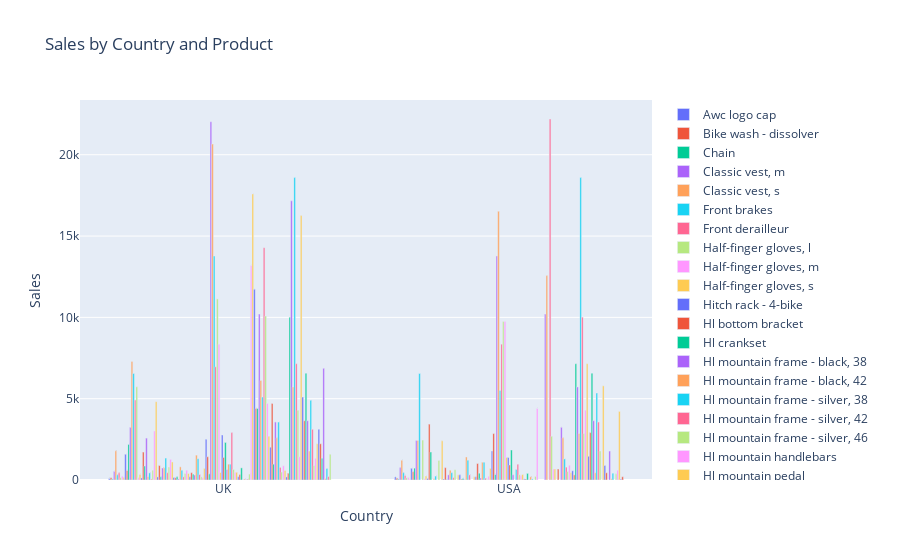

The code cell stored with this chart in its notebook:
### Code cell
import plotly.graph_objects as go


sales_country_product = (
    sales_data.groupby(["CountryRegion", "Name"])["LineTotal"]
    .sum()
    .reset_index()
)

fig = go.Figure()

for product in sales_country_product["Name"].unique():
    product_data = sales_country_product[sales_country_product["Name"] == product]
    fig.add_trace(
        go.Bar(
            x=product_data["CountryRegion"],
            y=product_data["LineTotal"],
            name=product,
            hovertemplate="<b>Product:</b> %{text}<br><b>Sales:</b> %{y}<extra></extra>",
            text=product_data["Name"],  
        )
    )

fig.update_layout(
    barmode="group",  
    title="Sales by Country and Product",
    xaxis_title="Country",
    yaxis_title="Sales",
)

fig.show()

### Figure 1 — Plotly figure (JSON) as saved in the notebook; plotly's stock layout.template omitted (floating-point values rounded to 4 significant figures)
{"data": [{"hovertemplate": "<b>Product:</b> %{text}<br><b>Sales:</b> %{y}<extra></extra>", "name": "Awc logo cap", "text": ["Awc logo cap", "Awc logo cap"], "type": "bar", "x": ["UK", "USA"], "y": [91.7, 185.7]}, {"hovertemplate": "<b>Product:</b> %{text}<br><b>Sales:</b> %{y}<extra></extra>", "name": "Bike wash - dissolver", "text": ["Bike wash - dissolver", "Bike wash - dissolver"], "type": "bar", "x": ["UK", "USA"], "y": [137.4, 114.5]}, {"hovertemplate": "<b>Product:</b> %{text}<br><b>Sales:</b> %{y}<extra></extra>", "name": "Chain", "text": ["Chain", "Chain"], "type": "bar", "x": ["UK", "USA"], "y": [48.58, 48.58]}, {"hovertemplate": "<b>Product:</b> %{text}<br><b>Sales:</b> %{y}<extra></extra>", "name": "Classic vest, m", "text": ["Classic vest, m", "Classic vest, m"], "type": "bar", "x": ["UK", "USA"], "y": [533.4, 762.0]}, {"hovertemplate": "<b>Product:</b> %{text}<br><b>Sales:</b> %{y}<extra></extra>", "name": "Classic vest, s", "text": ["Classic vest, s", "Classic vest, s"], "type": "bar", "x": ["UK", "USA"], "y": [1793.0, 1222.0]}, {"hovertemplate": "<b>Product:</b> %{text}<br><b>Sales:</b> %{y}<extra></extra>", "name": "Front brakes", "text": ["Front brakes", "Front brakes"], "type": "bar", "x": ["UK", "USA"], "y": [319.5, 447.3]}, {"hovertemplate": "<b>Product:</b> %{text}<br><b>Sales:</b> %{y}<extra></extra>", "name": "Front derailleur", "text": ["Front derailleur", "Front derailleur"], "type": "bar", "x": ["UK", "USA"], "y": [439.2, 274.5]}, {"hovertemplate": "<b>Product:</b> %{text}<br><b>Sales:</b> %{y}<extra></extra>", "name": "Half-finger gloves, l", "text": ["Half-finger gloves, l", "Half-finger gloves, l"], "type": "bar", "x": ["UK", "USA"], "y": [146.9, 132.2]}, {"hovertemplate": "<b>Product:</b> %{text}<br><b>Sales:</b> %{y}<extra></extra>", "name": "Half-finger gloves, m", "text": ["Half-finger gloves, m", "Half-finger gloves, m"], "type": "bar", "x": ["UK", "USA"], "y": [235.1, 146.9]}, {"hovertemplate": "<b>Product:</b> %{text}<br><b>Sales:</b> %{y}<extra></extra>", "name": "Half-finger gloves, s", "text": ["Half-finger gloves, s", "Half-finger gloves, s"], "type": "bar", "x": ["UK", "USA"], "y": [146.9, 29.39]}, {"hovertemplate": "<b>Product:</b> %{text}<br><b>Sales:</b> %{y}<extra></extra>", "name": "Hitch rack - 4-bike", "text": ["Hitch rack - 4-bike", "Hitch rack - 4-bike"], "type": "bar", "x": ["UK", "USA"], "y": [1584.0, 720.0]}, {"hovertemplate": "<b>Product:</b> %{text}<br><b>Sales:</b> %{y}<extra></extra>", "name": "Hl bottom bracket", "text": ["Hl bottom bracket", "Hl bottom bracket"], "type": "bar", "x": ["UK", "USA"], "y": [583.2, 510.3]}, {"hovertemplate": "<b>Product:</b> %{text}<br><b>Sales:</b> %{y}<extra></extra>", "name": "Hl crankset", "text": ["Hl crankset", "Hl crankset"], "type": "bar", "x": ["UK", "USA"], "y": [2187.0, 729.0]}, {"hovertemplate": "<b>Product:</b> %{text}<br><b>Sales:</b> %{y}<extra></extra>", "name": "Hl mountain frame - black, 38", "text": ["Hl mountain frame - black, 38", "Hl mountain frame - black, 38"], "type": "bar", "x": ["UK", "USA"], "y": [3239.0, 2429.0]}, {"hovertemplate": "<b>Product:</b> %{text}<br><b>Sales:</b> %{y}<extra></extra>", "name": "Hl mountain frame - black, 42", "text": ["Hl mountain frame - black, 42", "Hl mountain frame - black, 42"], "type": "bar", "x": ["UK", "USA"], "y": [7288.0, 2429.0]}, {"hovertemplate": "<b>Product:</b> %{text}<br><b>Sales:</b> %{y}<extra></extra>", "name": "Hl mountain frame - silver, 38", "text": ["Hl mountain frame - silver, 38", "Hl mountain frame - silver, 38"], "type": "bar", "x": ["UK", "USA"], "y": [6550.0, 6550.0]}, {"hovertemplate": "<b>Product:</b> %{text}<br><b>Sales:</b> %{y}<extra></extra>", "name": "Hl mountain frame - silver, 42", "text": ["Hl mountain frame - silver, 42"], "type": "bar", "x": ["UK"], "y": [4912.0]}, {"hovertemplate": "<b>Product:</b> %{text}<br><b>Sales:</b> %{y}<extra></extra>", "name": "Hl mountain frame - silver, 46", "text": ["Hl mountain frame - silver, 46", "Hl mountain frame - silver, 46"], "type": "bar", "x": ["UK", "USA"], "y": [5731.0, 2456.0]}, {"hovertemplate": "<b>Product:</b> %{text}<br><b>Sales:</b> %{y}<extra></extra>", "name": "Hl mountain handlebars", "text": ["Hl mountain handlebars", "Hl mountain handlebars"], "type": "bar", "x": ["UK", "USA"], "y": [144.3, 72.16]}, {"hovertemplate": "<b>Product:</b> %{text}<br><b>Sales:</b> %{y}<extra></extra>", "name": "Hl mountain pedal", "text": ["Hl mountain pedal", "Hl mountain pedal"], "type": "bar", "x": ["UK", "USA"], "y": [340.2, 243.0]}, {"hovertemplate": "<b>Product:</b> %{text}<br><b>Sales:</b> %{y}<extra></extra>", "name": "Hl mountain seat/saddle", "text": ["Hl mountain seat/saddle", "Hl mountain seat/saddle"], "type": "bar", "x": ["UK", "USA"], "y": [126.3, 94.75]}, {"hovertemplate": "<b>Product:</b> %{text}<br><b>Sales:</b> %{y}<extra></extra>", "name": "Hl road frame - black, 44", "text": ["Hl road frame - black, 44", "Hl road frame - black, 44"], "type": "bar", "x": ["UK", "USA"], "y": [1718.0, 3436.0]}, {"hovertemplate": "<b>Product:</b> %{text}<br><b>Sales:</b> %{y}<extra></extra>", "name": "Hl road frame - red, 44", "text": ["Hl road frame - red, 44", "Hl road frame - red, 44"], "type": "bar", "x": ["UK", "USA"], "y": [858.9, 1718.0]}, {"hovertemplate": "<b>Product:</b> %{text}<br><b>Sales:</b> %{y}<extra></extra>", "name": "Hl road frame - red, 62", "text": ["Hl road frame - red, 62"], "type": "bar", "x": ["UK"], "y": [2577.0]}, {"hovertemplate": "<b>Product:</b> %{text}<br><b>Sales:</b> %{y}<extra></extra>", "name": "Hl road handlebars", "text": ["Hl road handlebars", "Hl road handlebars"], "type": "bar", "x": ["UK", "USA"], "y": [216.5, 72.16]}, {"hovertemplate": "<b>Product:</b> %{text}<br><b>Sales:</b> %{y}<extra></extra>", "name": "Hl road pedal", "text": ["Hl road pedal", "Hl road pedal"], "type": "bar", "x": ["UK", "USA"], "y": [437.3, 243.0]}, {"hovertemplate": "<b>Product:</b> %{text}<br><b>Sales:</b> %{y}<extra></extra>", "name": "Hl road seat/saddle", "text": ["Hl road seat/saddle"], "type": "bar", "x": ["UK"], "y": [63.17]}, {"hovertemplate": "<b>Product:</b> %{text}<br><b>Sales:</b> %{y}<extra></extra>", "name": "Hl touring frame - blue, 60", "text": ["Hl touring frame - blue, 60", "Hl touring frame - blue, 60"], "type": "bar", "x": ["UK", "USA"], "y": [602.3, 1205.0]}, {"hovertemplate": "<b>Product:</b> %{text}<br><b>Sales:</b> %{y}<extra></extra>", "name": "Hl touring frame - yellow, 54", "text": ["Hl touring frame - yellow, 54"], "type": "bar", "x": ["UK"], "y": [3012.0]}, {"hovertemplate": "<b>Product:</b> %{text}<br><b>Sales:</b> %{y}<extra></extra>", "name": "Hl touring frame - yellow, 60", "text": ["Hl touring frame - yellow, 60", "Hl touring frame - yellow, 60"], "type": "bar", "x": ["UK", "USA"], "y": [4819.0, 2409.0]}, {"hovertemplate": "<b>Product:</b> %{text}<br><b>Sales:</b> %{y}<extra></extra>", "name": "Hl touring seat/saddle", "text": ["Hl touring seat/saddle", "Hl touring seat/saddle"], "type": "bar", "x": ["UK", "USA"], "y": [189.5, 63.17]}, {"hovertemplate": "<b>Product:</b> %{text}<br><b>Sales:</b> %{y}<extra></extra>", "name": "Hydration pack - 70 oz.", "text": ["Hydration pack - 70 oz.", "Hydration pack - 70 oz."], "type": "bar", "x": ["UK", "USA"], "y": [890.8, 758.9]}, {"hovertemplate": "<b>Product:</b> %{text}<br><b>Sales:</b> %{y}<extra></extra>", "name": "Ll bottom bracket", "text": ["Ll bottom bracket", "Ll bottom bracket"], "type": "bar", "x": ["UK", "USA"], "y": [194.4, 32.39]}, {"hovertemplate": "<b>Product:</b> %{text}<br><b>Sales:</b> %{y}<extra></extra>", "name": "Ll crankset", "text": ["Ll crankset", "Ll crankset"], "type": "bar", "x": ["UK", "USA"], "y": [737.1, 315.9]}, {"hovertemplate": "<b>Product:</b> %{text}<br><b>Sales:</b> %{y}<extra></extra>", "name": "Ll mountain frame - black, 42", "text": ["Ll mountain frame - black, 42", "Ll mountain frame - black, 42"], "type": "bar", "x": ["UK", "USA"], "y": [749.4, 599.5]}, {"hovertemplate": "<b>Product:</b> %{text}<br><b>Sales:</b> %{y}<extra></extra>", "name": "Ll mountain frame - black, 44", "text": ["Ll mountain frame - black, 44", "Ll mountain frame - black, 44"], "type": "bar", "x": ["UK", "USA"], "y": [1349.0, 449.6]}, {"hovertemplate": "<b>Product:</b> %{text}<br><b>Sales:</b> %{y}<extra></extra>", "name": "Ll mountain frame - black, 48", "text": ["Ll mountain frame - black, 48", "Ll mountain frame - black, 48"], "type": "bar", "x": ["UK", "USA"], "y": [449.6, 149.9]}, {"hovertemplate": "<b>Product:</b> %{text}<br><b>Sales:</b> %{y}<extra></extra>", "name": "Ll mountain frame - silver, 40", "text": ["Ll mountain frame - silver, 40", "Ll mountain frame - silver, 40"], "type": "bar", "x": ["UK", "USA"], "y": [792.2, 633.7]}, {"hovertemplate": "<b>Product:</b> %{text}<br><b>Sales:</b> %{y}<extra></extra>", "name": "Ll mountain frame - silver, 42", "text": ["Ll mountain frame - silver, 42"], "type": "bar", "x": ["UK"], "y": [1267.0]}, {"hovertemplate": "<b>Product:</b> %{text}<br><b>Sales:</b> %{y}<extra></extra>", "name": "Ll mountain frame - silver, 44", "text": ["Ll mountain frame - silver, 44", "Ll mountain frame - silver, 44"], "type": "bar", "x": ["UK", "USA"], "y": [1109.0, 316.9]}, {"hovertemplate": "<b>Product:</b> %{text}<br><b>Sales:</b> %{y}<extra></extra>", "name": "Ll mountain frame - silver, 52", "text": ["Ll mountain frame - silver, 52", "Ll mountain frame - silver, 52"], "type": "bar", "x": ["UK", "USA"], "y": [158.4, 316.9]}, {"hovertemplate": "<b>Product:</b> %{text}<br><b>Sales:</b> %{y}<extra></extra>", "name": "Ll mountain handlebars", "text": ["Ll mountain handlebars", "Ll mountain handlebars"], "type": "bar", "x": ["UK", "USA"], "y": [133.6, 53.45]}, {"hovertemplate": "<b>Product:</b> %{text}<br><b>Sales:</b> %{y}<extra></extra>", "name": "Ll mountain pedal", "text": ["Ll mountain pedal", "Ll mountain pedal"], "type": "bar", "x": ["UK", "USA"], "y": [194.4, 97.18]}, {"hovertemplate": "<b>Product:</b> %{text}<br><b>Sales:</b> %{y}<extra></extra>", "name": "Ll mountain seat/saddle", "text": ["Ll mountain seat/saddle", "Ll mountain seat/saddle"], "type": "bar", "x": ["UK", "USA"], "y": [65.09, 32.54]}, {"hovertemplate": "<b>Product:</b> %{text}<br><b>Sales:</b> %{y}<extra></extra>", "name": "Ll road frame - black, 52", "text": ["Ll road frame - black, 52", "Ll road frame - black, 52"], "type": "bar", "x": ["UK", "USA"], "y": [809.3, 1416.0]}, {"hovertemplate": "<b>Product:</b> %{text}<br><b>Sales:</b> %{y}<extra></extra>", "name": "Ll road frame - black, 58", "text": ["Ll road frame - black, 58", "Ll road frame - black, 58"], "type": "bar", "x": ["UK", "USA"], "y": [607.0, 1214.0]}, {"hovertemplate": "<b>Product:</b> %{text}<br><b>Sales:</b> %{y}<extra></extra>", "name": "Ll road pedal", "text": ["Ll road pedal", "Ll road pedal"], "type": "bar", "x": ["UK", "USA"], "y": [194.4, 315.8]}, {"hovertemplate": "<b>Product:</b> %{text}<br><b>Sales:</b> %{y}<extra></extra>", "name": "Ll touring frame - blue, 50", "text": ["Ll touring frame - blue, 50"], "type": "bar", "x": ["UK"], "y": [400.1]}, {"hovertemplate": "<b>Product:</b> %{text}<br><b>Sales:</b> %{y}<extra></extra>", "name": "Ll touring frame - blue, 54", "text": ["Ll touring frame - blue, 54"], "type": "bar", "x": ["UK"], "y": [600.2]}, {"hovertemplate": "<b>Product:</b> %{text}<br><b>Sales:</b> %{y}<extra></extra>", "name": "Ll touring frame - yellow, 44", "text": ["Ll touring frame - yellow, 44", "Ll touring frame - yellow, 44"], "type": "bar", "x": ["UK", "USA"], "y": [400.1, 200.1]}, {"hovertemplate": "<b>Product:</b> %{text}<br><b>Sales:</b> %{y}<extra></extra>", "name": "Ll touring frame - yellow, 50", "text": ["Ll touring frame - yellow, 50", "Ll touring frame - yellow, 50"], "type": "bar", "x": ["UK", "USA"], "y": [200.1, 200.1]}, {"hovertemplate": "<b>Product:</b> %{text}<br><b>Sales:</b> %{y}<extra></extra>", "name": "Long-sleeve logo jersey, l", "text": ["Long-sleeve logo jersey, l", "Long-sleeve logo jersey, l"], "type": "bar", "x": ["UK", "USA"], "y": [449.9, 1014.0]}, {"hovertemplate": "<b>Product:</b> %{text}<br><b>Sales:</b> %{y}<extra></extra>", "name": "Long-sleeve logo jersey, m", "text": ["Long-sleeve logo jersey, m", "Long-sleeve logo jersey, m"], "type": "bar", "x": ["UK", "USA"], "y": [359.9, 419.9]}, {"hovertemplate": "<b>Product:</b> %{text}<br><b>Sales:</b> %{y}<extra></extra>", "name": "Long-sleeve logo jersey, xl", "text": ["Long-sleeve logo jersey, xl", "Long-sleeve logo jersey, xl"], "type": "bar", "x": ["UK", "USA"], "y": [299.9, 120.0]}, {"hovertemplate": "<b>Product:</b> %{text}<br><b>Sales:</b> %{y}<extra></extra>", "name": "Ml mountain frame-w - silver, 40", "text": ["Ml mountain frame-w - silver, 40", "Ml mountain frame-w - silver, 40"], "type": "bar", "x": ["UK", "USA"], "y": [1529.0, 1092.0]}, {"hovertemplate": "<b>Product:</b> %{text}<br><b>Sales:</b> %{y}<extra></extra>", "name": "Ml mountain frame-w - silver, 42", "text": ["Ml mountain frame-w - silver, 42", "Ml mountain frame-w - silver, 42"], "type": "bar", "x": ["UK", "USA"], "y": [1311.0, 1092.0]}, {"hovertemplate": "<b>Product:</b> %{text}<br><b>Sales:</b> %{y}<extra></extra>", "name": "Ml mountain handlebars", "text": ["Ml mountain handlebars", "Ml mountain handlebars"], "type": "bar", "x": ["UK", "USA"], "y": [334.4, 111.5]}, {"hovertemplate": "<b>Product:</b> %{text}<br><b>Sales:</b> %{y}<extra></extra>", "name": "Ml mountain pedal", "text": ["Ml mountain pedal", "Ml mountain pedal"], "type": "bar", "x": ["UK", "USA"], "y": [186.3, 37.25]}, {"hovertemplate": "<b>Product:</b> %{text}<br><b>Sales:</b> %{y}<extra></extra>", "name": "Ml mountain seat/saddle", "text": ["Ml mountain seat/saddle", "Ml mountain seat/saddle"], "type": "bar", "x": ["UK", "USA"], "y": [140.9, 234.8]}, {"hovertemplate": "<b>Product:</b> %{text}<br><b>Sales:</b> %{y}<extra></extra>", "name": "Ml road frame-w - yellow, 38", "text": ["Ml road frame-w - yellow, 38", "Ml road frame-w - yellow, 38"], "type": "bar", "x": ["UK", "USA"], "y": [713.8, 713.8]}, {"hovertemplate": "<b>Product:</b> %{text}<br><b>Sales:</b> %{y}<extra></extra>", "name": "Ml road frame-w - yellow, 44", "text": ["Ml road frame-w - yellow, 44", "Ml road frame-w - yellow, 44"], "type": "bar", "x": ["UK", "USA"], "y": [2498.0, 1784.0]}, {"hovertemplate": "<b>Product:</b> %{text}<br><b>Sales:</b> %{y}<extra></extra>", "name": "Ml road frame-w - yellow, 48", "text": ["Ml road frame-w - yellow, 48", "Ml road frame-w - yellow, 48"], "type": "bar", "x": ["UK", "USA"], "y": [1428.0, 2855.0]}, {"hovertemplate": "<b>Product:</b> %{text}<br><b>Sales:</b> %{y}<extra></extra>", "name": "Ml road pedal", "text": ["Ml road pedal", "Ml road pedal"], "type": "bar", "x": ["UK", "USA"], "y": [372.5, 335.3]}, {"hovertemplate": "<b>Product:</b> %{text}<br><b>Sales:</b> %{y}<extra></extra>", "name": "Mountain-200 black, 38", "text": ["Mountain-200 black, 38", "Mountain-200 black, 38"], "type": "bar", "x": ["UK", "USA"], "y": [22030.0, 13770.0]}, {"hovertemplate": "<b>Product:</b> %{text}<br><b>Sales:</b> %{y}<extra></extra>", "name": "Mountain-200 black, 42", "text": ["Mountain-200 black, 42", "Mountain-200 black, 42"], "type": "bar", "x": ["UK", "USA"], "y": [20650.0, 16520.0]}, {"hovertemplate": "<b>Product:</b> %{text}<br><b>Sales:</b> %{y}<extra></extra>", "name": "Mountain-200 black, 46", "text": ["Mountain-200 black, 46", "Mountain-200 black, 46"], "type": "bar", "x": ["UK", "USA"], "y": [13770.0, 5508.0]}, {"hovertemplate": "<b>Product:</b> %{text}<br><b>Sales:</b> %{y}<extra></extra>", "name": "Mountain-200 silver, 38", "text": ["Mountain-200 silver, 38", "Mountain-200 silver, 38"], "type": "bar", "x": ["UK", "USA"], "y": [6960.0, 8352.0]}, {"hovertemplate": "<b>Product:</b> %{text}<br><b>Sales:</b> %{y}<extra></extra>", "name": "Mountain-200 silver, 42", "text": ["Mountain-200 silver, 42", "Mountain-200 silver, 42"], "type": "bar", "x": ["UK", "USA"], "y": [11140.0, 9744.0]}, {"hovertemplate": "<b>Product:</b> %{text}<br><b>Sales:</b> %{y}<extra></extra>", "name": "Mountain-200 silver, 46", "text": ["Mountain-200 silver, 46", "Mountain-200 silver, 46"], "type": "bar", "x": ["UK", "USA"], "y": [8352.0, 9744.0]}, {"hovertemplate": "<b>Product:</b> %{text}<br><b>Sales:</b> %{y}<extra></extra>", "name": "Mountain-400-w silver, 38", "text": ["Mountain-400-w silver, 38", "Mountain-400-w silver, 38"], "type": "bar", "x": ["UK", "USA"], "y": [461.7, 1385.0]}, {"hovertemplate": "<b>Product:</b> %{text}<br><b>Sales:</b> %{y}<extra></extra>", "name": "Mountain-400-w silver, 40", "text": ["Mountain-400-w silver, 40", "Mountain-400-w silver, 40"], "type": "bar", "x": ["UK", "USA"], "y": [2770.0, 1385.0]}, {"hovertemplate": "<b>Product:</b> %{text}<br><b>Sales:</b> %{y}<extra></extra>", "name": "Mountain-400-w silver, 42", "text": ["Mountain-400-w silver, 42", "Mountain-400-w silver, 42"], "type": "bar", "x": ["UK", "USA"], "y": [1385.0, 923.4]}, {"hovertemplate": "<b>Product:</b> %{text}<br><b>Sales:</b> %{y}<extra></extra>", "name": "Mountain-400-w silver, 46", "text": ["Mountain-400-w silver, 46", "Mountain-400-w silver, 46"], "type": "bar", "x": ["UK", "USA"], "y": [2308.0, 1847.0]}, {"hovertemplate": "<b>Product:</b> %{text}<br><b>Sales:</b> %{y}<extra></extra>", "name": "Mountain-500 black, 40", "text": ["Mountain-500 black, 40", "Mountain-500 black, 40"], "type": "bar", "x": ["UK", "USA"], "y": [648.0, 324.0]}, {"hovertemplate": "<b>Product:</b> %{text}<br><b>Sales:</b> %{y}<extra></extra>", "name": "Mountain-500 black, 42", "text": ["Mountain-500 black, 42"], "type": "bar", "x": ["UK"], "y": [972.0]}, {"hovertemplate": "<b>Product:</b> %{text}<br><b>Sales:</b> %{y}<extra></extra>", "name": "Mountain-500 black, 44", "text": ["Mountain-500 black, 44", "Mountain-500 black, 44"], "type": "bar", "x": ["UK", "USA"], "y": [972.0, 648.0]}, {"hovertemplate": "<b>Product:</b> %{text}<br><b>Sales:</b> %{y}<extra></extra>", "name": "Mountain-500 black, 48", "text": ["Mountain-500 black, 48", "Mountain-500 black, 48"], "type": "bar", "x": ["UK", "USA"], "y": [2916.0, 972.0]}, {"hovertemplate": "<b>Product:</b> %{text}<br><b>Sales:</b> %{y}<extra></extra>", "name": "Mountain-500 black, 52", "text": ["Mountain-500 black, 52", "Mountain-500 black, 52"], "type": "bar", "x": ["UK", "USA"], "y": [648.0, 324.0]}, {"hovertemplate": "<b>Product:</b> %{text}<br><b>Sales:</b> %{y}<extra></extra>", "name": "Mountain-500 silver, 40", "text": ["Mountain-500 silver, 40", "Mountain-500 silver, 40"], "type": "bar", "x": ["UK", "USA"], "y": [474.6, 271.2]}, {"hovertemplate": "<b>Product:</b> %{text}<br><b>Sales:</b> %{y}<extra></extra>", "name": "Mountain-500 silver, 42", "text": ["Mountain-500 silver, 42", "Mountain-500 silver, 42"], "type": "bar", "x": ["UK", "USA"], "y": [474.6, 339.0]}, {"hovertemplate": "<b>Product:</b> %{text}<br><b>Sales:</b> %{y}<extra></extra>", "name": "Mountain-500 silver, 44", "text": ["Mountain-500 silver, 44", "Mountain-500 silver, 44"], "type": "bar", "x": ["UK", "USA"], "y": [203.4, 67.8]}, {"hovertemplate": "<b>Product:</b> %{text}<br><b>Sales:</b> %{y}<extra></extra>", "name": "Mountain-500 silver, 48", "text": ["Mountain-500 silver, 48", "Mountain-500 silver, 48"], "type": "bar", "x": ["UK", "USA"], "y": [339.0, 67.8]}, {"hovertemplate": "<b>Product:</b> %{text}<br><b>Sales:</b> %{y}<extra></extra>", "name": "Mountain-500 silver, 52", "text": ["Mountain-500 silver, 52", "Mountain-500 silver, 52"], "type": "bar", "x": ["UK", "USA"], "y": [745.8, 406.8]}, {"hovertemplate": "<b>Product:</b> %{text}<br><b>Sales:</b> %{y}<extra></extra>", "name": "Patch kit/8 patches", "text": ["Patch kit/8 patches", "Patch kit/8 patches"], "type": "bar", "x": ["UK", "USA"], "y": [19.24, 8.244]}, {"hovertemplate": "<b>Product:</b> %{text}<br><b>Sales:</b> %{y}<extra></extra>", "name": "Racing socks, l", "text": ["Racing socks, l", "Racing socks, l"], "type": "bar", "x": ["UK", "USA"], "y": [64.73, 199.6]}, {"hovertemplate": "<b>Product:</b> %{text}<br><b>Sales:</b> %{y}<extra></extra>", "name": "Racing socks, m", "text": ["Racing socks, m", "Racing socks, m"], "type": "bar", "x": ["UK", "USA"], "y": [21.58, 59.33]}, {"hovertemplate": "<b>Product:</b> %{text}<br><b>Sales:</b> %{y}<extra></extra>", "name": "Rear brakes", "text": ["Rear brakes"], "type": "bar", "x": ["UK"], "y": [63.9]}, {"hovertemplate": "<b>Product:</b> %{text}<br><b>Sales:</b> %{y}<extra></extra>", "name": "Rear derailleur", "text": ["Rear derailleur", "Rear derailleur"], "type": "bar", "x": ["UK", "USA"], "y": [364.4, 218.6]}, {"hovertemplate": "<b>Product:</b> %{text}<br><b>Sales:</b> %{y}<extra></extra>", "name": "Road-250 black, 44", "text": ["Road-250 black, 44", "Road-250 black, 44"], "type": "bar", "x": ["UK", "USA"], "y": [13190.0, 4398.0]}, {"hovertemplate": "<b>Product:</b> %{text}<br><b>Sales:</b> %{y}<extra></extra>", "name": "Road-250 black, 48", "text": ["Road-250 black, 48"], "type": "bar", "x": ["UK"], "y": [17590.0]}, {"hovertemplate": "<b>Product:</b> %{text}<br><b>Sales:</b> %{y}<extra></extra>", "name": "Road-250 black, 52", "text": ["Road-250 black, 52"], "type": "bar", "x": ["UK"], "y": [11730.0]}, {"hovertemplate": "<b>Product:</b> %{text}<br><b>Sales:</b> %{y}<extra></extra>", "name": "Road-250 black, 58", "text": ["Road-250 black, 58"], "type": "bar", "x": ["UK"], "y": [4398.0]}, {"hovertemplate": "<b>Product:</b> %{text}<br><b>Sales:</b> %{y}<extra></extra>", "name": "Road-250 red, 58", "text": ["Road-250 red, 58"], "type": "bar", "x": ["UK"], "y": [4398.0]}, {"hovertemplate": "<b>Product:</b> %{text}<br><b>Sales:</b> %{y}<extra></extra>", "name": "Road-350-w yellow, 40", "text": ["Road-350-w yellow, 40", "Road-350-w yellow, 40"], "type": "bar", "x": ["UK", "USA"], "y": [10210.0, 10210.0]}, {"hovertemplate": "<b>Product:</b> %{text}<br><b>Sales:</b> %{y}<extra></extra>", "name": "Road-350-w yellow, 42", "text": ["Road-350-w yellow, 42", "Road-350-w yellow, 42"], "type": "bar", "x": ["UK", "USA"], "y": [6124.0, 12570.0]}, {"hovertemplate": "<b>Product:</b> %{text}<br><b>Sales:</b> %{y}<extra></extra>", "name": "Road-350-w yellow, 44", "text": ["Road-350-w yellow, 44"], "type": "bar", "x": ["UK"], "y": [5103.0]}, {"hovertemplate": "<b>Product:</b> %{text}<br><b>Sales:</b> %{y}<extra></extra>", "name": "Road-350-w yellow, 48", "text": ["Road-350-w yellow, 48", "Road-350-w yellow, 48"], "type": "bar", "x": ["UK", "USA"], "y": [14290.0, 22200.0]}, {"hovertemplate": "<b>Product:</b> %{text}<br><b>Sales:</b> %{y}<extra></extra>", "name": "Road-550-w yellow, 38", "text": ["Road-550-w yellow, 38", "Road-550-w yellow, 38"], "type": "bar", "x": ["UK", "USA"], "y": [10080.0, 2689.0]}, {"hovertemplate": "<b>Product:</b> %{text}<br><b>Sales:</b> %{y}<extra></extra>", "name": "Road-550-w yellow, 40", "text": ["Road-550-w yellow, 40", "Road-550-w yellow, 40"], "type": "bar", "x": ["UK", "USA"], "y": [4706.0, 672.3]}, {"hovertemplate": "<b>Product:</b> %{text}<br><b>Sales:</b> %{y}<extra></extra>", "name": "Road-550-w yellow, 42", "text": ["Road-550-w yellow, 42", "Road-550-w yellow, 42"], "type": "bar", "x": ["UK", "USA"], "y": [2689.0, 672.3]}, {"hovertemplate": "<b>Product:</b> %{text}<br><b>Sales:</b> %{y}<extra></extra>", "name": "Road-550-w yellow, 44", "text": ["Road-550-w yellow, 44"], "type": "bar", "x": ["UK"], "y": [2017.0]}, {"hovertemplate": "<b>Product:</b> %{text}<br><b>Sales:</b> %{y}<extra></extra>", "name": "Road-550-w yellow, 48", "text": ["Road-550-w yellow, 48", "Road-550-w yellow, 48"], "type": "bar", "x": ["UK", "USA"], "y": [4706.0, 672.3]}, {"hovertemplate": "<b>Product:</b> %{text}<br><b>Sales:</b> %{y}<extra></extra>", "name": "Road-750 black, 44", "text": ["Road-750 black, 44"], "type": "bar", "x": ["UK"], "y": [972.0]}, {"hovertemplate": "<b>Product:</b> %{text}<br><b>Sales:</b> %{y}<extra></extra>", "name": "Road-750 black, 48", "text": ["Road-750 black, 48", "Road-750 black, 48"], "type": "bar", "x": ["UK", "USA"], "y": [3564.0, 3240.0]}, {"hovertemplate": "<b>Product:</b> %{text}<br><b>Sales:</b> %{y}<extra></extra>", "name": "Road-750 black, 52", "text": ["Road-750 black, 52", "Road-750 black, 52"], "type": "bar", "x": ["UK", "USA"], "y": [2592.0, 2592.0]}, {"hovertemplate": "<b>Product:</b> %{text}<br><b>Sales:</b> %{y}<extra></extra>", "name": "Road-750 black, 58", "text": ["Road-750 black, 58", "Road-750 black, 58"], "type": "bar", "x": ["UK", "USA"], "y": [3564.0, 1296.0]}, {"hovertemplate": "<b>Product:</b> %{text}<br><b>Sales:</b> %{y}<extra></extra>", "name": "Short-sleeve classic jersey, l", "text": ["Short-sleeve classic jersey, l", "Short-sleeve classic jersey, l"], "type": "bar", "x": ["UK", "USA"], "y": [775.3, 791.1]}, {"hovertemplate": "<b>Product:</b> %{text}<br><b>Sales:</b> %{y}<extra></extra>", "name": "Short-sleeve classic jersey, s", "text": ["Short-sleeve classic jersey, s", "Short-sleeve classic jersey, s"], "type": "bar", "x": ["UK", "USA"], "y": [485.9, 518.3]}, {"hovertemplate": "<b>Product:</b> %{text}<br><b>Sales:</b> %{y}<extra></extra>", "name": "Short-sleeve classic jersey, xl", "text": ["Short-sleeve classic jersey, xl", "Short-sleeve classic jersey, xl"], "type": "bar", "x": ["UK", "USA"], "y": [876.7, 907.0]}, {"hovertemplate": "<b>Product:</b> %{text}<br><b>Sales:</b> %{y}<extra></extra>", "name": "Sport-100 helmet, black", "text": ["Sport-100 helmet, black", "Sport-100 helmet, black"], "type": "bar", "x": ["UK", "USA"], "y": [582.3, 449.7]}, {"hovertemplate": "<b>Product:</b> %{text}<br><b>Sales:</b> %{y}<extra></extra>", "name": "Sport-100 helmet, blue", "text": ["Sport-100 helmet, blue", "Sport-100 helmet, blue"], "type": "bar", "x": ["UK", "USA"], "y": [188.9, 568.2]}, {"hovertemplate": "<b>Product:</b> %{text}<br><b>Sales:</b> %{y}<extra></extra>", "name": "Sport-100 helmet, red", "text": ["Sport-100 helmet, red", "Sport-100 helmet, red"], "type": "bar", "x": ["UK", "USA"], "y": [419.9, 314.9]}, {"hovertemplate": "<b>Product:</b> %{text}<br><b>Sales:</b> %{y}<extra></extra>", "name": "Touring-1000 blue, 46", "text": ["Touring-1000 blue, 46", "Touring-1000 blue, 46"], "type": "bar", "x": ["UK", "USA"], "y": [10010.0, 7152.0]}, {"hovertemplate": "<b>Product:</b> %{text}<br><b>Sales:</b> %{y}<extra></extra>", "name": "Touring-1000 blue, 50", "text": ["Touring-1000 blue, 50", "Touring-1000 blue, 50"], "type": "bar", "x": ["UK", "USA"], "y": [17170.0, 5722.0]}, {"hovertemplate": "<b>Product:</b> %{text}<br><b>Sales:</b> %{y}<extra></extra>", "name": "Touring-1000 blue, 54", "text": ["Touring-1000 blue, 54", "Touring-1000 blue, 54"], "type": "bar", "x": ["UK", "USA"], "y": [5722.0, 2861.0]}, {"hovertemplate": "<b>Product:</b> %{text}<br><b>Sales:</b> %{y}<extra></extra>", "name": "Touring-1000 blue, 60", "text": ["Touring-1000 blue, 60", "Touring-1000 blue, 60"], "type": "bar", "x": ["UK", "USA"], "y": [18600.0, 18600.0]}, {"hovertemplate": "<b>Product:</b> %{text}<br><b>Sales:</b> %{y}<extra></extra>", "name": "Touring-1000 yellow, 46", "text": ["Touring-1000 yellow, 46", "Touring-1000 yellow, 46"], "type": "bar", "x": ["UK", "USA"], "y": [7152.0, 10010.0]}, {"hovertemplate": "<b>Product:</b> %{text}<br><b>Sales:</b> %{y}<extra></extra>", "name": "Touring-1000 yellow, 50", "text": ["Touring-1000 yellow, 50", "Touring-1000 yellow, 50"], "type": "bar", "x": ["UK", "USA"], "y": [4291.0, 2861.0]}, {"hovertemplate": "<b>Product:</b> %{text}<br><b>Sales:</b> %{y}<extra></extra>", "name": "Touring-1000 yellow, 54", "text": ["Touring-1000 yellow, 54", "Touring-1000 yellow, 54"], "type": "bar", "x": ["UK", "USA"], "y": [1430.0, 4291.0]}, {"hovertemplate": "<b>Product:</b> %{text}<br><b>Sales:</b> %{y}<extra></extra>", "name": "Touring-1000 yellow, 60", "text": ["Touring-1000 yellow, 60", "Touring-1000 yellow, 60"], "type": "bar", "x": ["UK", "USA"], "y": [16260.0, 7152.0]}, {"hovertemplate": "<b>Product:</b> %{text}<br><b>Sales:</b> %{y}<extra></extra>", "name": "Touring-2000 blue, 46", "text": ["Touring-2000 blue, 46", "Touring-2000 blue, 46"], "type": "bar", "x": ["UK", "USA"], "y": [5102.0, 1458.0]}, {"hovertemplate": "<b>Product:</b> %{text}<br><b>Sales:</b> %{y}<extra></extra>", "name": "Touring-2000 blue, 50", "text": ["Touring-2000 blue, 50", "Touring-2000 blue, 50"], "type": "bar", "x": ["UK", "USA"], "y": [3645.0, 2916.0]}, {"hovertemplate": "<b>Product:</b> %{text}<br><b>Sales:</b> %{y}<extra></extra>", "name": "Touring-2000 blue, 54", "text": ["Touring-2000 blue, 54", "Touring-2000 blue, 54"], "type": "bar", "x": ["UK", "USA"], "y": [6560.0, 6560.0]}, {"hovertemplate": "<b>Product:</b> %{text}<br><b>Sales:</b> %{y}<extra></extra>", "name": "Touring-2000 blue, 60", "text": ["Touring-2000 blue, 60", "Touring-2000 blue, 60"], "type": "bar", "x": ["UK", "USA"], "y": [3645.0, 3645.0]}, {"hovertemplate": "<b>Product:</b> %{text}<br><b>Sales:</b> %{y}<extra></extra>", "name": "Touring-3000 blue, 44", "text": ["Touring-3000 blue, 44", "Touring-3000 blue, 44"], "type": "bar", "x": ["UK", "USA"], "y": [1782.0, 445.4]}, {"hovertemplate": "<b>Product:</b> %{text}<br><b>Sales:</b> %{y}<extra></extra>", "name": "Touring-3000 blue, 50", "text": ["Touring-3000 blue, 50", "Touring-3000 blue, 50"], "type": "bar", "x": ["UK", "USA"], "y": [4900.0, 5345.0]}, {"hovertemplate": "<b>Product:</b> %{text}<br><b>Sales:</b> %{y}<extra></extra>", "name": "Touring-3000 blue, 54", "text": ["Touring-3000 blue, 54", "Touring-3000 blue, 54"], "type": "bar", "x": ["UK", "USA"], "y": [3118.0, 3563.0]}, {"hovertemplate": "<b>Product:</b> %{text}<br><b>Sales:</b> %{y}<extra></extra>", "name": "Touring-3000 blue, 58", "text": ["Touring-3000 blue, 58", "Touring-3000 blue, 58"], "type": "bar", "x": ["UK", "USA"], "y": [890.8, 1782.0]}, {"hovertemplate": "<b>Product:</b> %{text}<br><b>Sales:</b> %{y}<extra></extra>", "name": "Touring-3000 blue, 62", "text": ["Touring-3000 blue, 62"], "type": "bar", "x": ["UK"], "y": [1336.0]}, {"hovertemplate": "<b>Product:</b> %{text}<br><b>Sales:</b> %{y}<extra></extra>", "name": "Touring-3000 yellow, 44", "text": ["Touring-3000 yellow, 44", "Touring-3000 yellow, 44"], "type": "bar", "x": ["UK", "USA"], "y": [2227.0, 5790.0]}, {"hovertemplate": "<b>Product:</b> %{text}<br><b>Sales:</b> %{y}<extra></extra>", "name": "Touring-3000 yellow, 50", "text": ["Touring-3000 yellow, 50", "Touring-3000 yellow, 50"], "type": "bar", "x": ["UK", "USA"], "y": [3118.0, 890.8]}, {"hovertemplate": "<b>Product:</b> %{text}<br><b>Sales:</b> %{y}<extra></extra>", "name": "Touring-3000 yellow, 54", "text": ["Touring-3000 yellow, 54", "Touring-3000 yellow, 54"], "type": "bar", "x": ["UK", "USA"], "y": [2227.0, 445.4]}, {"hovertemplate": "<b>Product:</b> %{text}<br><b>Sales:</b> %{y}<extra></extra>", "name": "Touring-3000 yellow, 58", "text": ["Touring-3000 yellow, 58"], "type": "bar", "x": ["UK"], "y": [1336.0]}, {"hovertemplate": "<b>Product:</b> %{text}<br><b>Sales:</b> %{y}<extra></extra>", "name": "Touring-3000 yellow, 62", "text": ["Touring-3000 yellow, 62", "Touring-3000 yellow, 62"], "type": "bar", "x": ["UK", "USA"], "y": [6869.0, 1782.0]}, {"hovertemplate": "<b>Product:</b> %{text}<br><b>Sales:</b> %{y}<extra></extra>", "name": "Water bottle - 30 oz.", "text": ["Water bottle - 30 oz.", "Water bottle - 30 oz."], "type": "bar", "x": ["UK", "USA"], "y": [86.35, 71.86]}, {"hovertemplate": "<b>Product:</b> %{text}<br><b>Sales:</b> %{y}<extra></extra>", "name": "Women's mountain shorts, l", "text": ["Women's mountain shorts, l", "Women's mountain shorts, l"], "type": "bar", "x": ["UK", "USA"], "y": [713.9, 419.9]}, {"hovertemplate": "<b>Product:</b> %{text}<br><b>Sales:</b> %{y}<extra></extra>", "name": "Women's mountain shorts, m", "text": ["Women's mountain shorts, m"], "type": "bar", "x": ["UK"], "y": [210.0]}, {"hovertemplate": "<b>Product:</b> %{text}<br><b>Sales:</b> %{y}<extra></extra>", "name": "Women's mountain shorts, s", "text": ["Women's mountain shorts, s", "Women's mountain shorts, s"], "type": "bar", "x": ["UK", "USA"], "y": [1578.0, 377.9]}, {"hovertemplate": "<b>Product:</b> %{text}<br><b>Sales:</b> %{y}<extra></extra>", "name": "Hl touring frame - blue, 50", "text": ["Hl touring frame - blue, 50"], "type": "bar", "x": ["USA"], "y": [602.3]}, {"hovertemplate": "<b>Product:</b> %{text}<br><b>Sales:</b> %{y}<extra></extra>", "name": "Hl touring frame - blue, 54", "text": ["Hl touring frame - blue, 54"], "type": "bar", "x": ["USA"], "y": [4216.0]}, {"hovertemplate": "<b>Product:</b> %{text}<br><b>Sales:</b> %{y}<extra></extra>", "name": "Hl touring handlebars", "text": ["Hl touring handlebars"], "type": "bar", "x": ["USA"], "y": [54.94]}, {"hovertemplate": "<b>Product:</b> %{text}<br><b>Sales:</b> %{y}<extra></extra>", "name": "Ll touring frame - yellow, 62", "text": ["Ll touring frame - yellow, 62"], "type": "bar", "x": ["USA"], "y": [200.1]}], "layout": {"barmode": "group", "title": {"text": "Sales by Country and Product"}, "xaxis": {"title": {"text": "Country"}}, "yaxis": {"title": {"text": "Sales"}}}}
